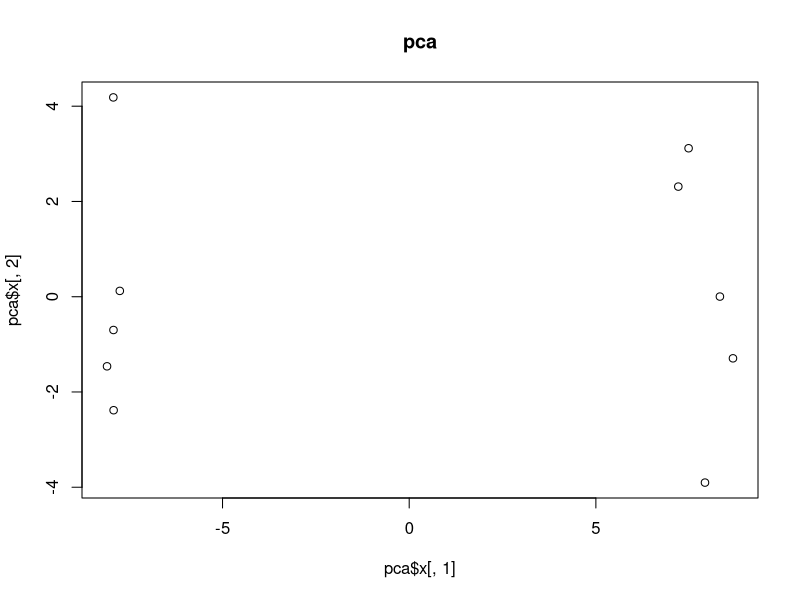
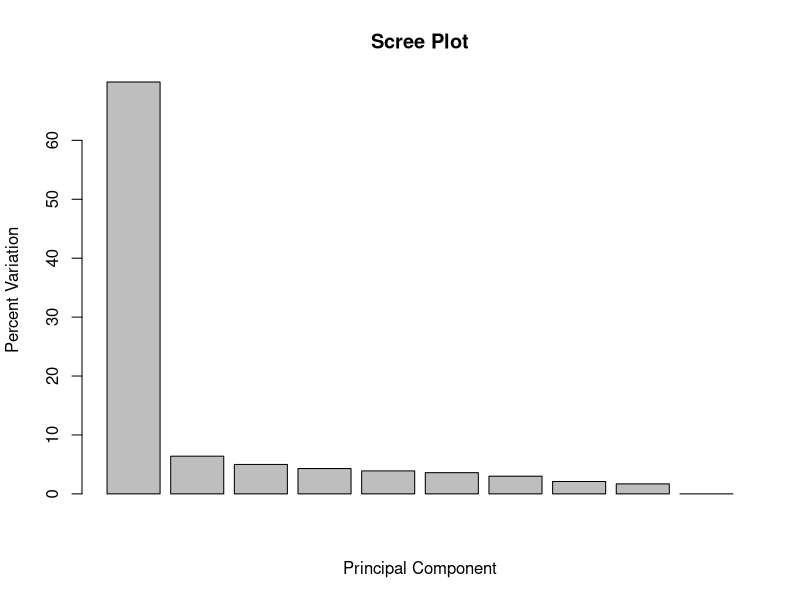
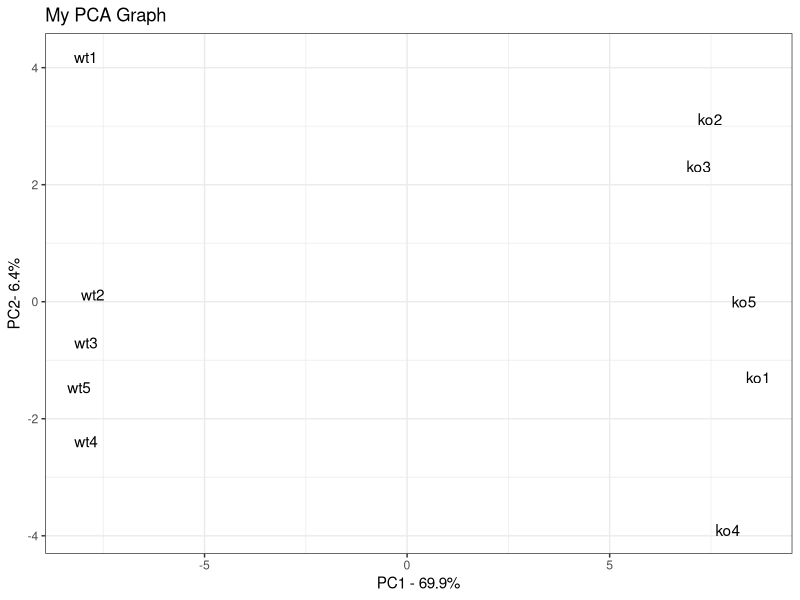
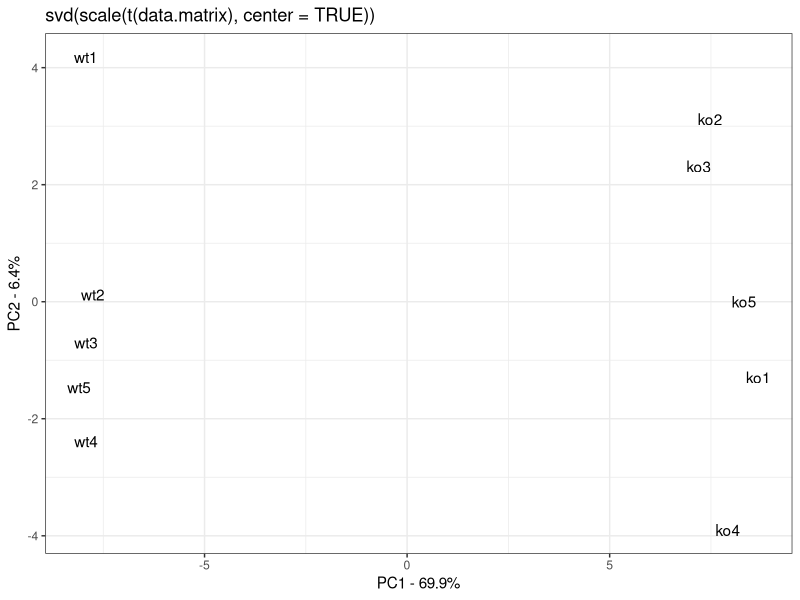
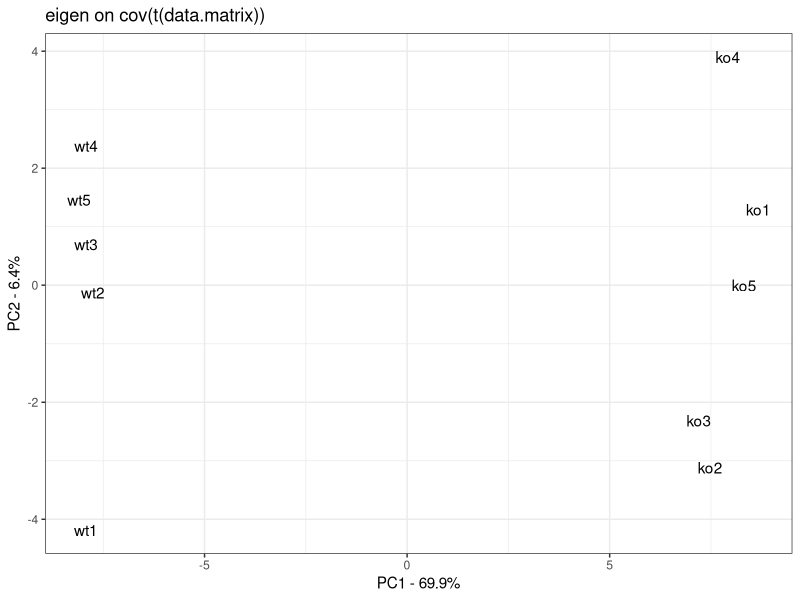

Write the R code that produced these figures, in order.
library(ggplot2)
# make a fake data matrix
data.matrix <- matrix(nrow = 100, ncol = 10)
colnames(data.matrix) <- c(
  paste('wt', 1:5, sep = ''),
  paste('ko', 1:5, sep = '')
)
rownames(data.matrix) <- paste('gene', 1:100, sep = '')
for (i in 1:100) {
  wt.values <- rpois(5, lambda = sample(x=10:100, size=1))
  ko.values <- rpois(5, lambda = sample(x=10:100, size=1))
  
  data.matrix[i,] <- c(wt.values, ko.values)
}
head(data.matrix)
dim(data.matrix)

pca <- prcomp(t(data.matrix), scale = TRUE)

plot(pca$x[,1], pca$x[,2],main = 'pca')


pca.var <- pca$sdev^2
pca.var.per <- round(pca.var/sum(pca.var)*100, 1)

barplot(pca.var.per, main = 'Scree Plot', xlab = 'Principal Component', ylab = 'Percent Variation')

# 使用ggplot2绘图
pca.data <- data.frame(Sample=rownames(pca$x),
                       X=pca$x[,1],
                       Y=pca$x[,2])
pca.data


ggplot(data = pca.data, aes(x = X, y = Y, label = Sample)) +
  geom_text() +
  xlab(paste("PC1 - ", pca.var.per[1], "%", sep='')) +
  ylab(paste("PC2- ", pca.var.per[2], "%", sep='')) +
  theme_bw() +
  ggtitle("My PCA Graph")


loading_scores <- pca$rotation[,1]
gene_scores <- abs(loading_scores)
gene_score_ranked <- sort(gene_scores, decreasing = TRUE)
top_10_genes <- names(gene_score_ranked[1:10])

top_10_genes


# 使用svd也可以完成该任务
# svd 奇异值分解

# v就是prcomp函数返回的rotation，一个特征向量矩阵
# u类似与prcomp函数返回的x，不过被压缩为单位向量，每一列为一个PC，每一行是一个样本。可以通过乘d来将其展开
# d类似于prcomp函数返回的sdev，不过不是按照无偏估计量缩放的，sdev=sqrt(ss(fit)/(n-1)) d=sqrt(ss(fit))

svd.stuff <- svd(scale(t(data.matrix), center = TRUE))

svd.data <- data.frame(Sample = colnames(data.matrix),
                       X=(svd.stuff$u[,1] * svd.stuff$d[1]),
                       Y=(svd.stuff$u[,2] * svd.stuff$d[2])
)
svd.data

svd.df <- ncol(data.matrix) - 1
svd.var <- svd.stuff$d^2 / svd.df
svd.var.per <- round(svd.var/sum(svd.var)*100, 1)

ggplot(svd.data, aes(x = X, y = Y, label = Sample)) +
  geom_text() +
  xlab(paste("PC1 - ", svd.var.per[1], '%', sep='')) +
  ylab(paste("PC2 - ", svd.var.per[2], '%', sep='')) +
  theme_bw() +
  ggtitle("svd(scale(t(data.matrix), center = TRUE))")



# use eigen do the same thing again!
cov.mat <- cov(scale(t(data.matrix), center = TRUE))
dim(cov.mat)

eigen.stuff <- eigen(cov.mat, symmetric = TRUE)
dim(eigen.stuff$vectors)
head(eigen.stuff$vectors[,1:2])

eigen.pcs <- t(t(eigen.stuff$vectors) %*% t(scale(t(data.matrix), center = TRUE)))
eigen.pcs[,1:2]

eigen.data <- data.frame(Sample = rownames(eigen.pcs),
                         X = (-1 * eigen.pcs[,1]),
                         Y = (eigen.pcs[,2]))
eigen.pcs

eigen.var.per <- round(eigen.stuff$values/sum(eigen.stuff$values)*100,1)

ggplot(data = eigen.data, aes(x = X, y = Y, label = Sample)) +
  geom_text() + 
  xlab(paste("PC1 - ", eigen.var.per[1], "%", sep = "")) +
  ylab(paste("PC2 - ", eigen.var.per[2], "%", sep = "")) +
  theme_bw() +
  ggtitle("eigen on cov(t(data.matrix))")












